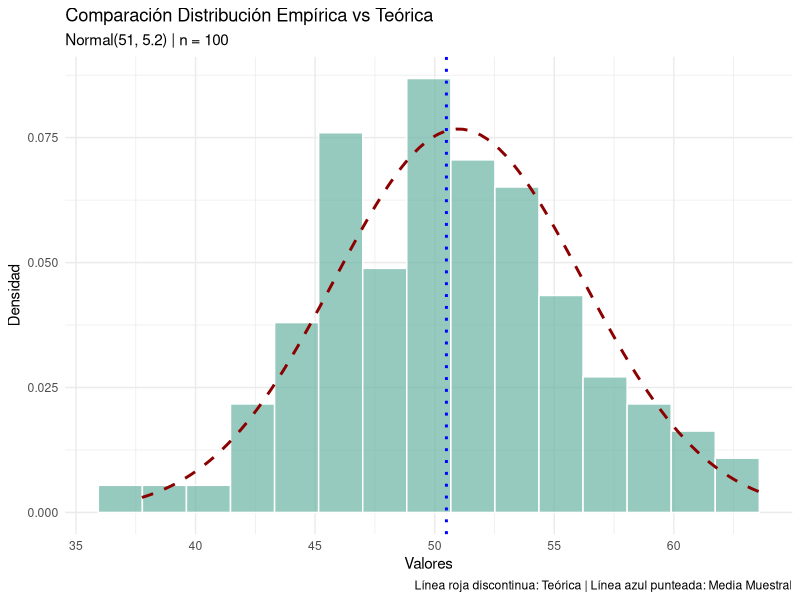
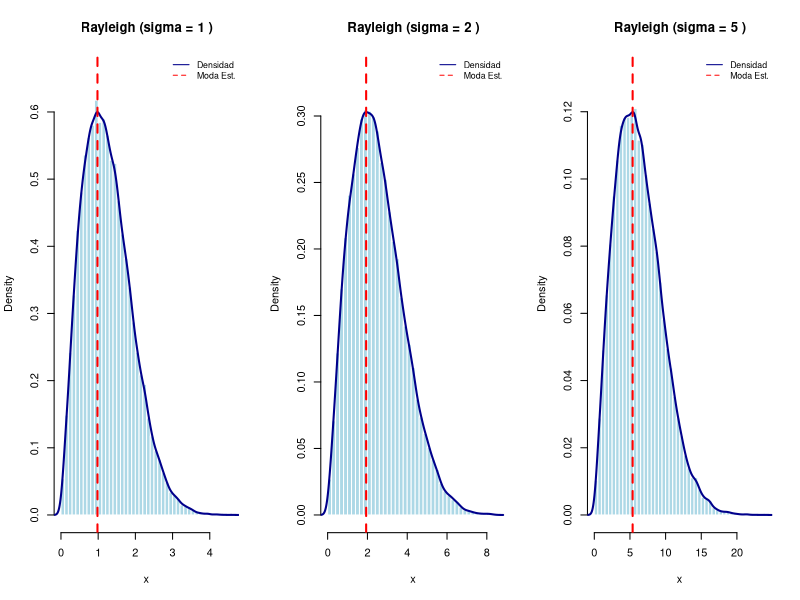
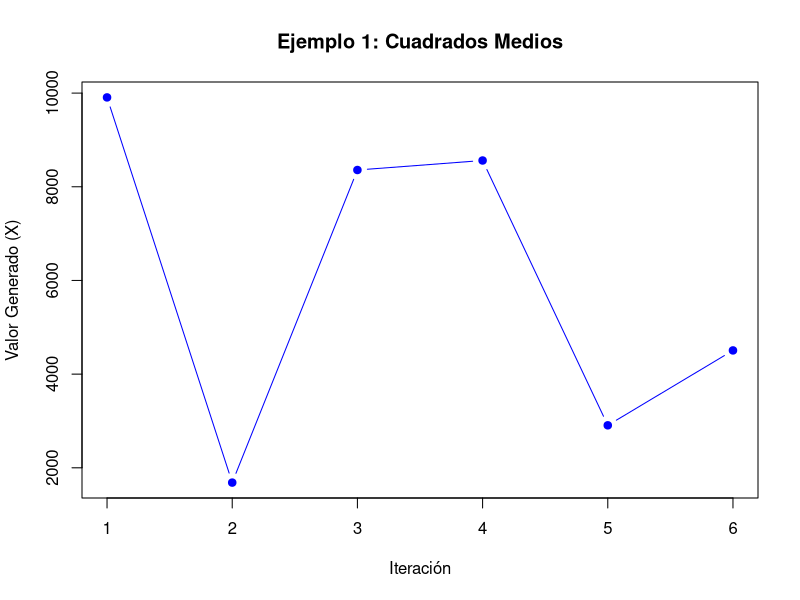
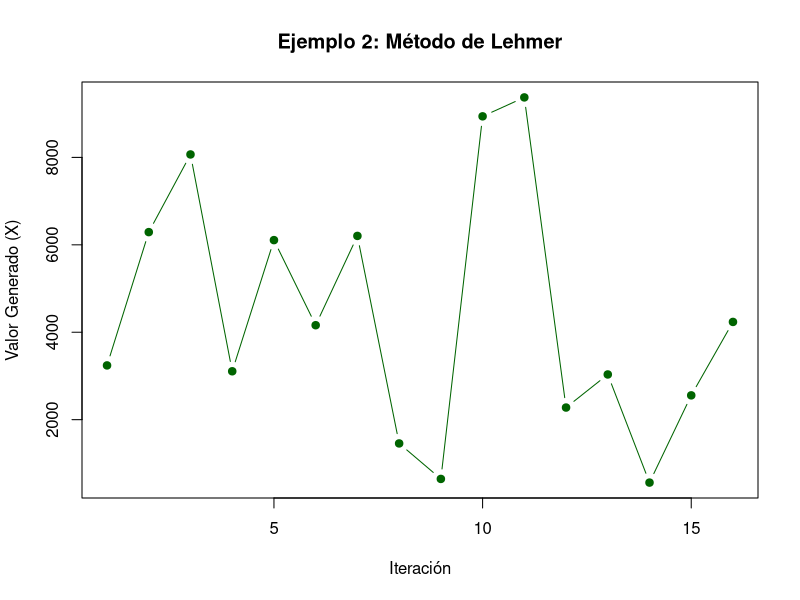
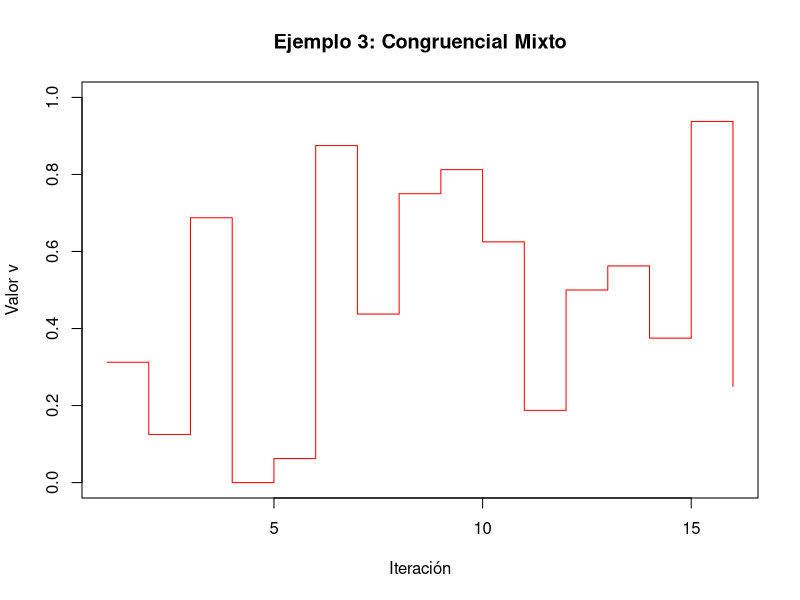
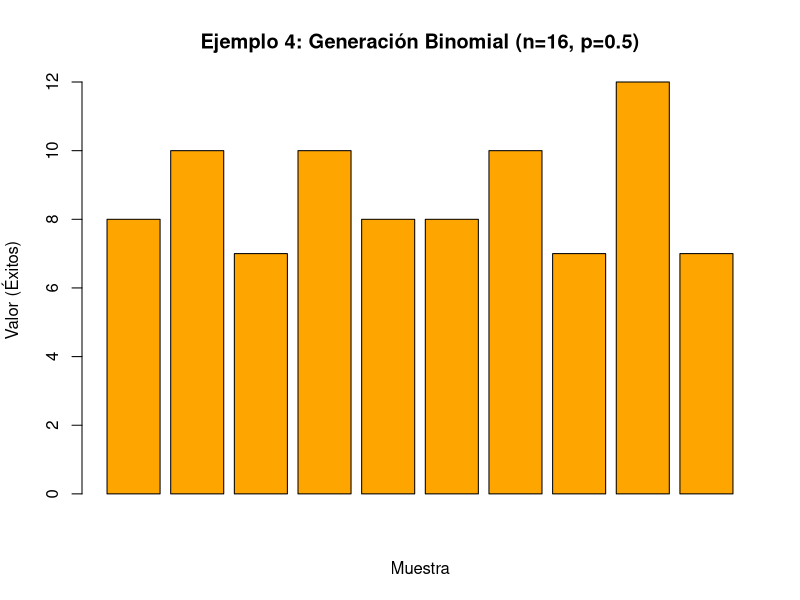
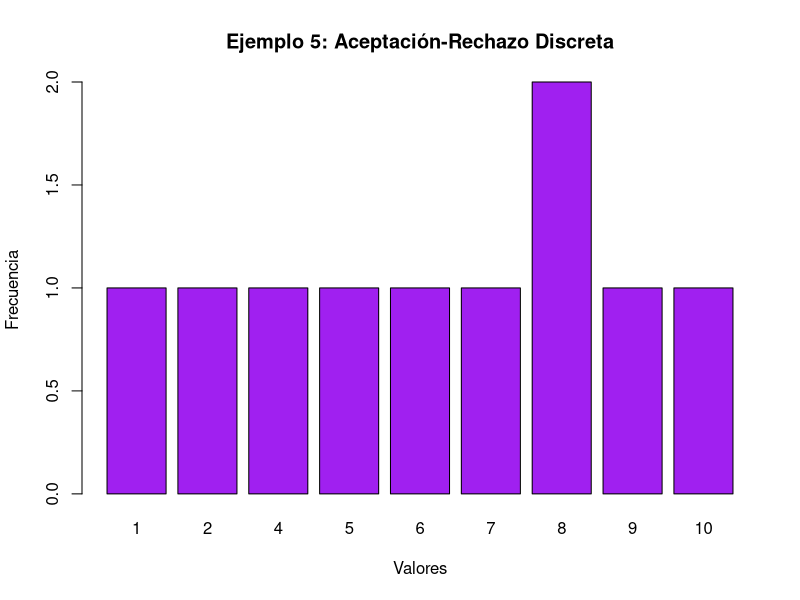
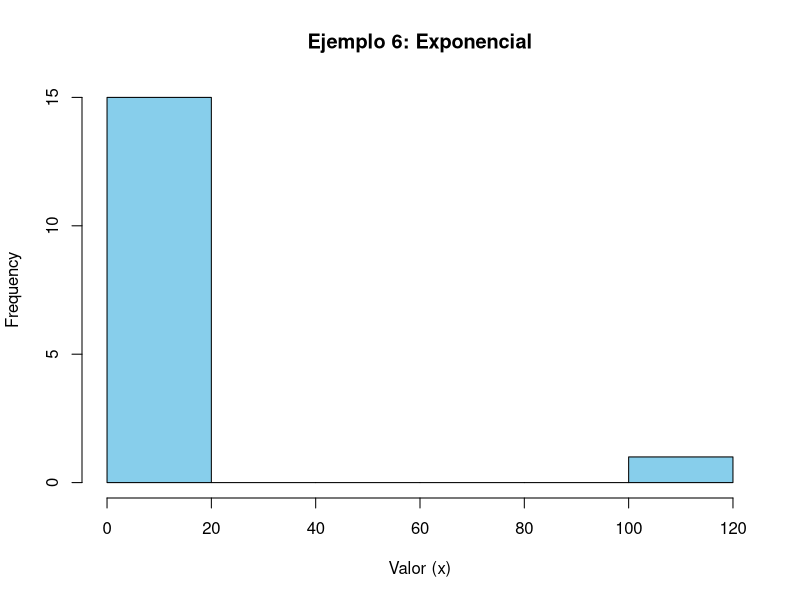

Reproduce these figures in R, in order.
## ---- chunk 1
# Configuración global de los chunks
knitr::opts_chunk$set(echo = TRUE,          # Mostrar código en el PDF
                      message = FALSE,      # Ocultar mensajes de carga
                      warning = FALSE,      # Ocultar advertencias
                      fig.align = 'center', # Centrar gráficas
                      out.width = "50%")    # Tamaño de gráficas

library(tidyverse)
## ---- chunk 2
mu_teorica <- 51; sigma_teorica <- 5.2; n <- 100
set.seed(2026); muestra <- rnorm(n, mean = mu_teorica, sd = sigma_teorica)
media_estimada <- mean(muestra); sd_estimada <- sd(muestra)

resultados <- tibble(Parámetro = c("Media", "Desviación Típica"),
                     Teórico = c(mu_teorica, sigma_teorica),
                     Estimado = c(media_estimada, sd_estimada),
                     Error_Absoluto = abs(Teórico - Estimado),
                     Error_Relativo_Porc = (abs(Teórico - Estimado) / Teórico) * 100)
print(resultados)

tibble(valor = muestra) %>% ggplot(aes(x = valor)) +geom_histogram(aes(y = ..density..), 
bins = 15, fill = "#69b3a2", color = "white", alpha = 0.7) + stat_function(fun = dnorm, 
args = list(mean = mu_teorica, sd = sigma_teorica), color = "darkred", size = 1, 
linetype = "dashed") + geom_vline(aes(xintercept = media_estimada), color = "blue", linetype = "dotted",
size = 1) + labs(title = "Comparación Distribución Empírica vs Teórica", 
subtitle = paste("Normal(51, 5.2) | n =", n), x = "Valores", y = "Densidad", 
caption = "Línea roja discontinua: Teórica | Línea azul punteada: Media Muestral") + theme_minimal()
## ---- chunk 3
rrayleigh_custom <- function(n, sigma) {
  u <- runif(n)
  x <- sigma * sqrt(-2 * log(u))
  return(x)
}
sigmas_prueba <- c(1, 2, 5)
n_sim <- 50000
resultados_moda <- data.frame()

par(mfrow = c(1, 3))

for (s in sigmas_prueba) {
  muestra <- rrayleigh_custom(n_sim, sigma = s)
  densidad <- density(muestra)
  moda_estimada <- densidad$x[which.max(densidad$y)]
  resultados_moda <- rbind(resultados_moda, data.frame(
    Sigma_Teorico = s,
    Moda_Teorica = s,
    Moda_Estimada = round(moda_estimada, 4),
    Error_Abs = round(abs(s - moda_estimada), 4)
  ))
    hist(muestra, probability = TRUE, breaks = 50, col = "lightblue", border = "white",
       main = paste("Rayleigh (sigma =", s, ")"), xlab = "x", ylim = c(0, max(densidad$y)*1.1))
  lines(densidad, col = "darkblue", lwd = 2)
  abline(v = moda_estimada, col = "red", lwd = 2, lty = 2)
  legend("topright", legend = c("Densidad", "Moda Est."), 
         col = c("darkblue", "red"), lty = c(1, 2), bty = "n", cex=0.8)
}
par(mfrow = c(1, 1))
print(resultados_moda)
## ---- chunk 4
X <- 4122; m <- 6; resultados_ex1 <- numeric(m)
for (I in 1:m) {
  Y <- X * X; Z <- floor(Y / 100); V <- floor(Z / 10000)
  X <- Z - (V * 10000); resultados_ex1[I] <- X
}
plot(resultados_ex1, type="b", pch=19, col="blue", main="Ejemplo 1: Cuadrados Medios", 
xlab="Iteración", ylab="Valor Generado (X)")
## ---- chunk 5
X <- 4122; K <- 76; m <- 16; resultados_ex2 <- numeric(m)
for (I in 1:m) {
  Z <- X * K; W <- Z / 10000; T_val <- floor(W); S <- W - T_val
  X <- floor(S * 10000) - T_val; resultados_ex2[I] <- X
  cat("Iteración", I, ":", X, "\n")
}
plot(resultados_ex2, type="b", pch=19, col="darkgreen", main="Ejemplo 2: Método de Lehmer", 
xlab="Iteración", ylab="Valor Generado (X)")
## ---- chunk 6
s <- 20; a <- 13; b <- 1; m <- 16; resultados_ex3 <- numeric(m)
for (I in 1:m) {
  n <- a * s + b; u <- n %% m; v <- u / m; s <- u
  resultados_ex3[I] <- v
  cat("Iteración", I, ": u =", u, "-> v =", v, "\n")
}
plot(resultados_ex3, type="s", col="red", pch=19, main="Ejemplo 3: Congruencial Mixto", 
xlab="Iteración", ylab="Valor v", ylim=c(0,1))
## ---- chunk 7
s <- 20; a <- 13; b <- 1; m <- 16; p <- 0.5; l <- 10; binomial_vals <- numeric(l)
for (J in 1:l) {
  Bi <- 0
  for (I in 1:m) {
    n <- a * s + b; u <- n %% m; v <- u / m
    Bi <- Bi + (if (v < p) 1 else 0); s <- u
  }
  binomial_vals[J] <- Bi; cat("Binomial(", J, ") =", Bi, "\n"); s <- exp(J) 
}
barplot(binomial_vals, col="orange", main="Ejemplo 4: Generación Binomial (n=16, p=0.5)", 
xlab="Muestra", ylab="Valor (Éxitos)")
## ---- chunk 8
s <- 20; a <- 13; b <- 1; m <- 32; c_const <- 1.2; p_unif <- 1/10
valores_ex5 <- numeric(); probs <- c(0.11, 0.12, 0.09, 0.08, 0.12, 0.10, 0.09, 0.09, 0.10, 0.10)
iter <- 0;

while(length(valores_ex5) < 10 && iter < 100) {
  iter <- iter + 1
  n1 <- a * s + b; u1 <- n1 %% m; v1 <- u1 / m; D1 <- floor(10 * v1) + 1
  Q <- probs[D1] / (c_const * p_unif); s <- u1
  n2 <- a * s + b; u2 <- n2 %% m; v2 <- u2 / m
  if (v2 < Q) {
    valores_ex5 <- c(valores_ex5, D1); cat("Aceptado valor:", D1, "(Prob:", probs[D1], ")\n")
  }
  s <- u2
}
barplot(table(valores_ex5), col="purple", main="Ejemplo 5: Aceptación-Rechazo Discreta",
 xlab="Valores", ylab="Frecuencia")
## ---- chunk 9
s <- 20; a <- 13; b <- 1; m <- 16; lambda <- 1/5; resultados_ex6 <- numeric(m)

for (I in 1:m) {
  n <- a * s + b; u <- n %% m; v <- u / m
  exp_val <- -(1/lambda) * log(v + 1e-10); s <- u; resultados_ex6[I] <- exp_val
  cat("Iteración", I, ": v =", round(v,4), "-> Exp =", round(exp_val,4), "\n")
}
hist(resultados_ex6, col="skyblue", main="Ejemplo 6: Exponencial", xlab="Valor (x)", breaks=5)
## ---- chunk 10
s <- 20; a <- 13; b <- 1; m <- 64; beta_vals <- numeric(); iter <- 0

while(length(beta_vals) < 10 && iter < 100) {
  iter <- iter + 1
  n <- a * s + b; u <- n %% m; v <- u / m
  H <- (256/27) * v * (1 - v)^3; s <- u
  n <- a * s + b; u <- n %% m; v1 <- u / m
  if (v1 <= H) {
    beta_vals <- c(beta_vals, v)
    cat("Iter", iter, ": Aceptado =", round(v, 4), "(H =", round(H, 4), "vs Unif =", round(v1, 4), ")\n")
  }
  s <- u
}
hist(beta_vals, col="lightgreen", xlim=c(0,1), breaks=5, main="Ejemplo 7: Beta(2,4)", xlab="Valor")
## ---- chunk 11
S <- 15; A <- 9; B <- 13; m <- 64; S2 <- 12; A2 <- 5; B2 <- 15; n0 <- 3
composicion_vals <- numeric(); intentos <- 0

while(length(composicion_vals) < 10 && intentos < 50) {
  intentos <- intentos + 1
  n <- A * S + B; u <- n %% m; V <- u / m
  if (V != 1) {
    DPESO <- (1/(1-V))^(1/(n0 + 1)); S <- u
    n2 <- A2 * S2 + B2; u2 <- n2 %% m; V2 <- u2 / m
    if (V2 != 0) {
      CONDICIONAL <- (-1/DPESO) * log(V2)
      composicion_vals <- c(composicion_vals, CONDICIONAL)
      cat("Valor generado:", round(CONDICIONAL, 4), "(Peso y =", round(DPESO, 4), ")\n")
      S2 <- u2
    }
  } else { S <- u }
}
plot(composicion_vals, type="h", lwd=2, col="brown", main="Ejemplo 8: Composición", 
xlab="Índice", ylab="Valor"); points(composicion_vals, pch=19, col="brown")
## ---- chunk 12
par(mfrow = c(3, 2))
N <- 10000
set.seed(2026)

# Ejemplo 4: Binomial (Suma de 16 Bernoullis)
ex4_sim <- replicate(N, sum(runif(16) < 0.5))
hist(ex4_sim, breaks = seq(-0.5, 16.5, 1), probability = TRUE, col = "orange",
     main = "Ex 4: Binomial(16, 0.5)", xlab = "Éxitos", border = "white")
points(0:16, dbinom(0:16, size = 16, prob = 0.5), col = "red", pch = 19, type = "b")

# Ejemplo 5: Discreta (Aceptación-Rechazo)
probs <- c(0.11, 0.12, 0.09, 0.08, 0.12, 0.10, 0.09, 0.09, 0.10, 0.10)
c_val <- 1.2; p_unif <- 0.1
Y_cand <- sample(1:10, N * 3, replace = TRUE)
U_val <- runif(N * 3)
aceptados <- Y_cand[U_val < (probs[Y_cand] / (c_val * p_unif))]
ex5_sim <- aceptados[1:N]
barplot(table(ex5_sim)/N, col = "purple", main = "Ex 5: Discreta Empírica vs Teórica",
        border = "white", xlab = "Valor")
lines(probs, col = "red", type = "b", lwd = 2, pch = 19)

# Ejemplo 6: Exponencial (Transformada Inversa)
lambda <- 0.2
ex6_sim <- -log(runif(N)) / lambda
hist(ex6_sim, probability = TRUE, col = "skyblue", breaks = 30, border = "white",
     main = "Ex 6: Exponencial (lambda=0.2)", xlab = "x")
curve(dexp(x, rate = lambda), add = TRUE, col = "red", lwd = 2)

# Ejemplo 7: Beta(2,4) (Aceptación-Rechazo)
U_cand <- runif(N * 4); V_decis <- runif(N * 4)
H_val <- (256/27) * U_cand * (1 - U_cand)^3
ex7_sim <- U_cand[V_decis <= H_val][1:N]
hist(ex7_sim, probability = TRUE, col = "lightgreen", breaks = 30, border = "white",
     main = "Ex 7: Beta(2,4)", xlab = "x", xlim = c(0,1))
curve(dbeta(x, 2, 4), add = TRUE, col = "red", lwd = 2)

# Ejemplo 8: Composición (Mixtura)
n0 <- 3
U_peso <- runif(N); Pesos <- (1/(1-U_peso))^(1/(n0 + 1))
U_val <- runif(N); ex8_sim <- -log(U_val) / Pesos

hist(ex8_sim, probability = TRUE, col = "brown", breaks = 50, border = "white",
     main = "Ex 8: Composición (Mixtura)", xlab = "x", xlim=c(0, 5))
lines(density(ex8_sim), col = "red", lwd = 2)
